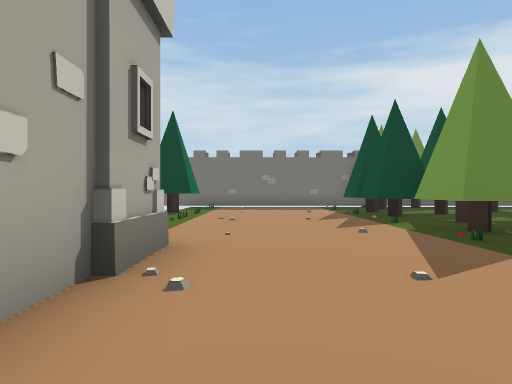
View 1 (above)

24 first-person views from a walk through a Unity game level. The camera is 1.2 m above the floor, looks level and sees 75° across. The floor is counted in squares, 2 m on a side. Each view is taken from the middle of a square. On the plan, view 1 faces up. The plan holds only what a view shows up to about 10 squares ahead; the rest is blank. The place goes on beyond the plan. The player character is not drawn.

View 2
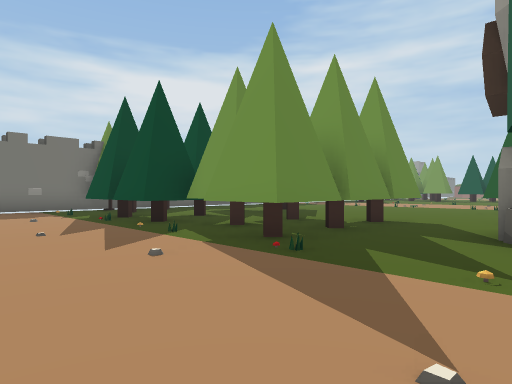

View 3
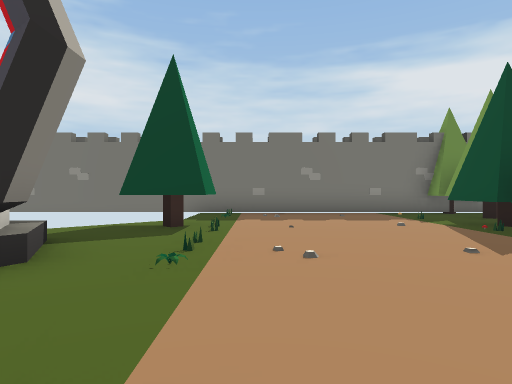

View 4
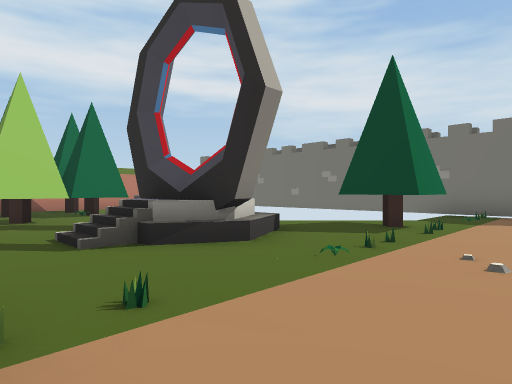

View 5
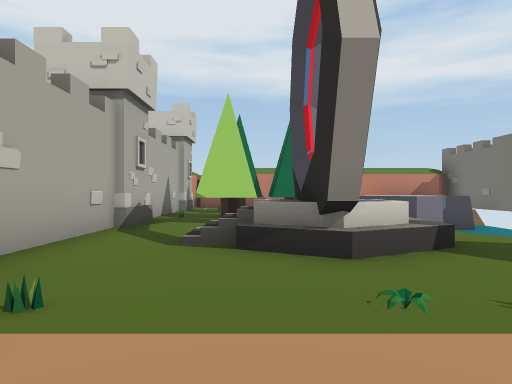

View 6
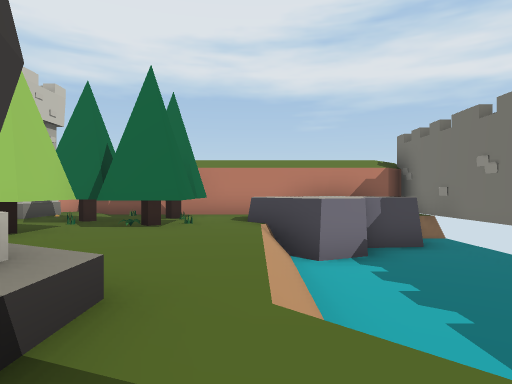

View 7
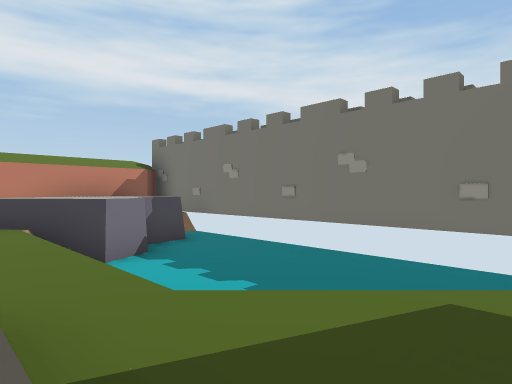

View 8
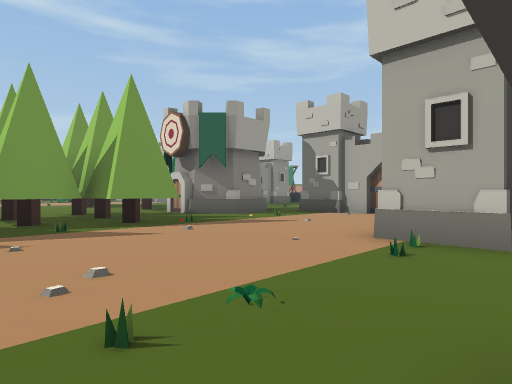

View 9
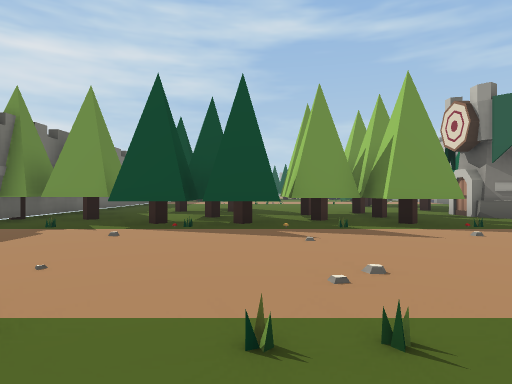

View 10
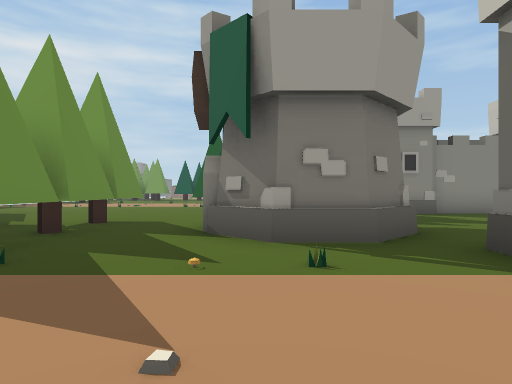

View 11
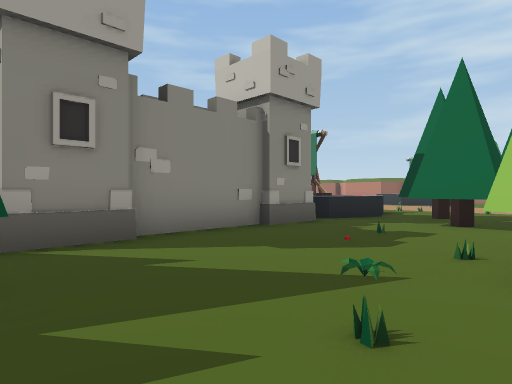

View 12
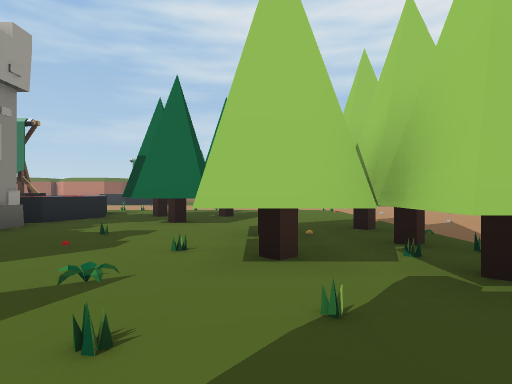

View 13
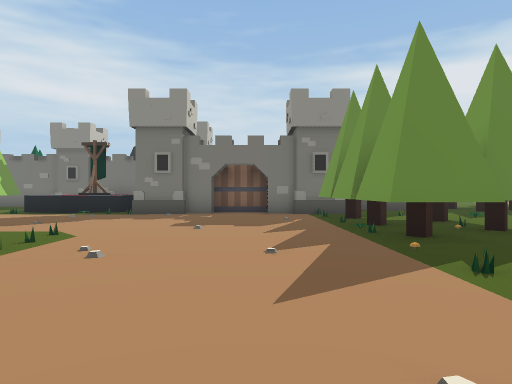

View 14
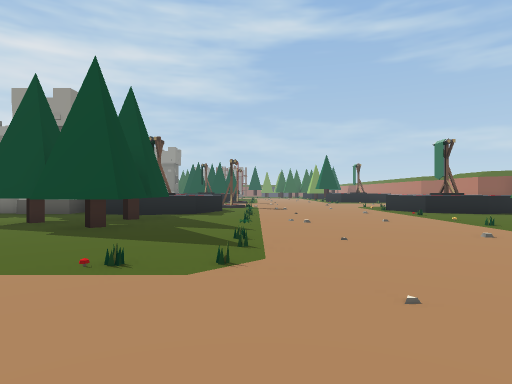

View 15
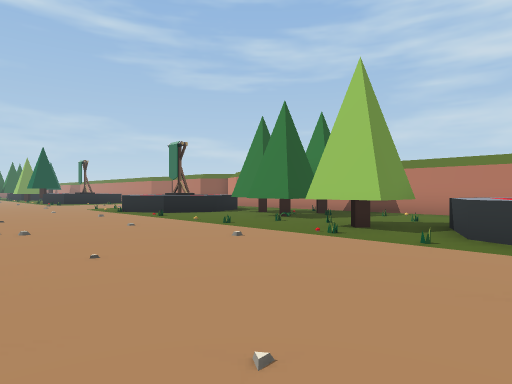

View 16
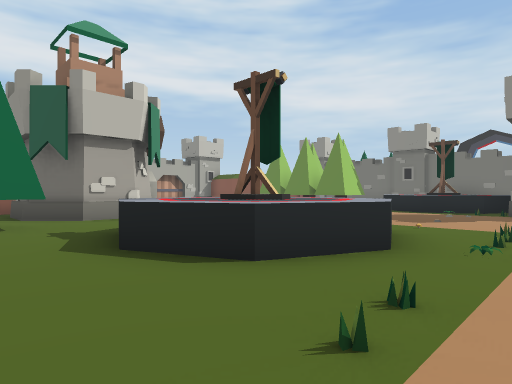

View 17
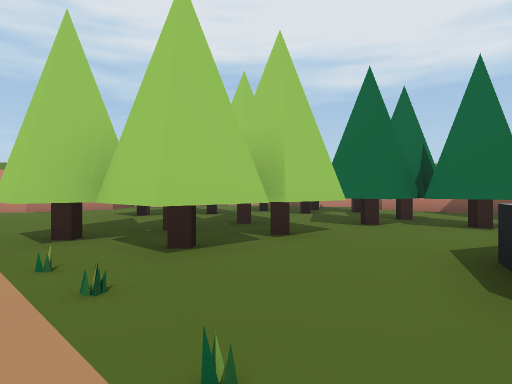

View 18
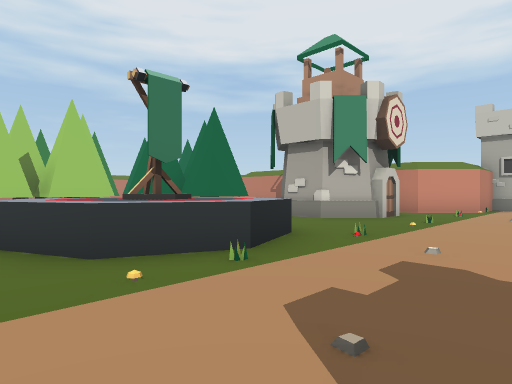

View 19
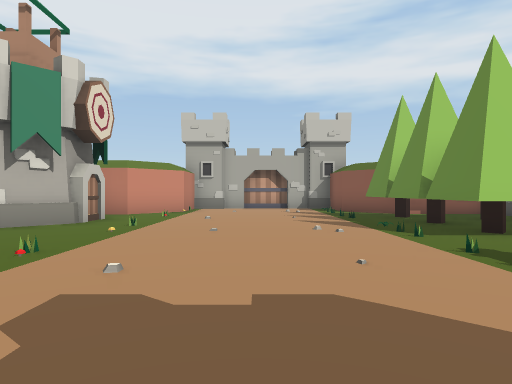

View 20
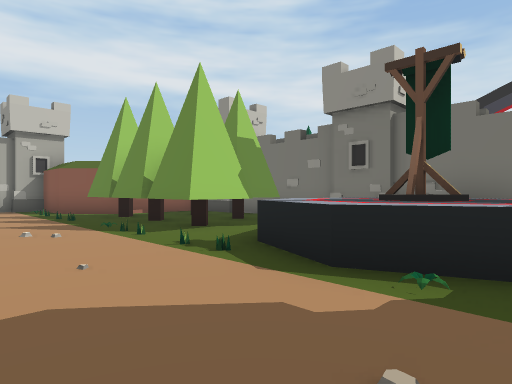

View 21
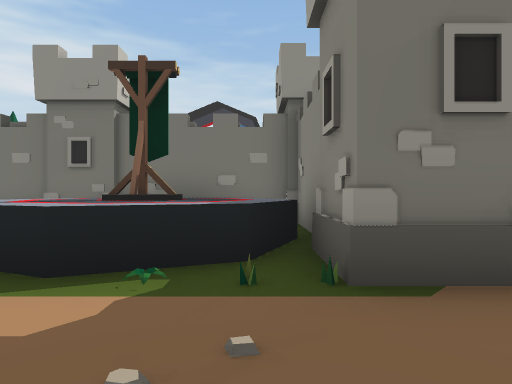

View 22
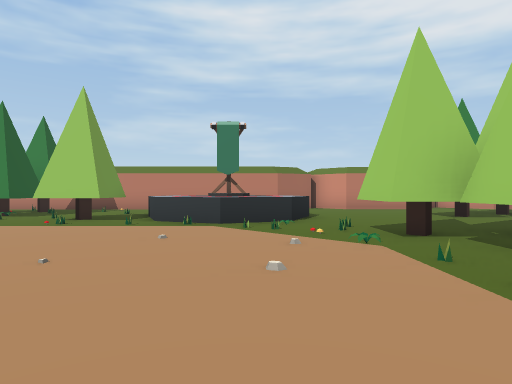

View 23
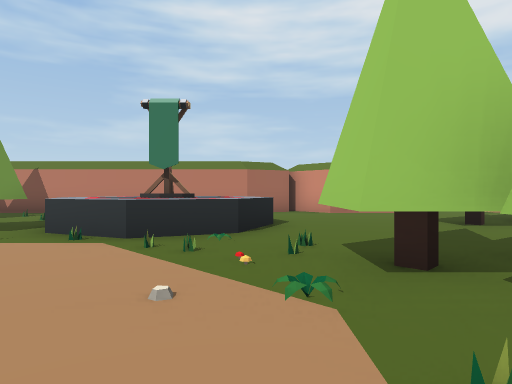

View 24
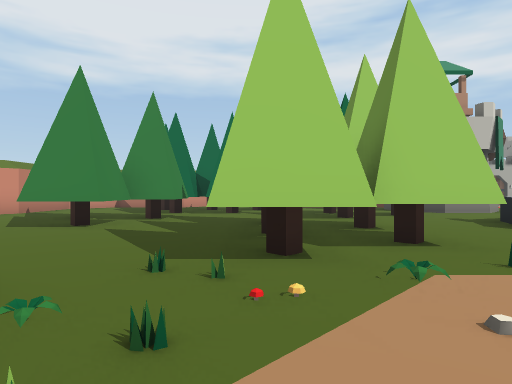

### Floor plan
Key: @ floor where view 1 was taken; # wall or solid block; . main floor; - floor 1 m lower than the main floor; / step, stairs or slope; = window, fence, low wall or low ledge; ^ raised ledge; T tree; W tower; G gate.
Columns run from 14 left of view 1 to 12 right of it. Each row starts with its distance up from view 1.
 14   #################
 13  #./-------///....###
 12   ###------ /.....#T
 11   #^##---- /......#T
 10   #^^=---//#T....##
  9   #.^//////......TT#
  8   #......//./....##
  7   ##T#...#=#/.....#T#....
  6   #.#.#..///......TTT....
  5   #.#.T.../......#T###....
  4   ......W..................
  3  #WW#########W........    T
  2  ##...    ^.#......##     T
  1   #  ## ^^^^#.....##
  0  ######.^^^^# @....#
 -1 ##.####.^^^^##GG##....
 -2 .......................WW
 -3  ................#T.....#
 -4  ................TT#....#
 -5  ................#TT....#
 -6 .................#T#...W
 -7 ##.......^^......#T.T#..WW
 -8  ##WWW..^^^^........##.^
 -9   # WW..^^^^.......TT##^^^
-10   #WWW..^^^^........TTT^^
-11   #...#T.................
-12   #...TT....#............
-13   #..###.#T#..............
-14    .....TTTTT..............
-15     #  . ##T#..............
-16      ##...................
-17      ####.....^^^TT.....^^
-18      T  ##...^^^^T .##.^
-19      ..  ....^ ^ ...###.^
-20      .........^  ...# T

Positions as (right, up) in squares from view 1, and headings:
1: (0, 0), facing up
2: (0, 2), facing up-right
3: (-1, 4), facing up
4: (0, 4), facing up-left
5: (0, 6), facing left
6: (-3, 9), facing left
7: (-3, 8), facing up-left
8: (-3, 8), facing down-right
9: (-3, 8), facing right
10: (0, 2), facing right
11: (5, -1), facing down-right
12: (5, -1), facing down
13: (1, -11), facing up
14: (0, -12), facing right
15: (1, -12), facing down-right
16: (-1, -12), facing up-left
17: (-1, -10), facing down-left
18: (-2, -4), facing down-left
19: (-3, -4), facing left
20: (-3, -4), facing up-left
21: (-3, -4), facing up
22: (0, -10), facing down
23: (-1, -12), facing down
24: (1, -15), facing left
